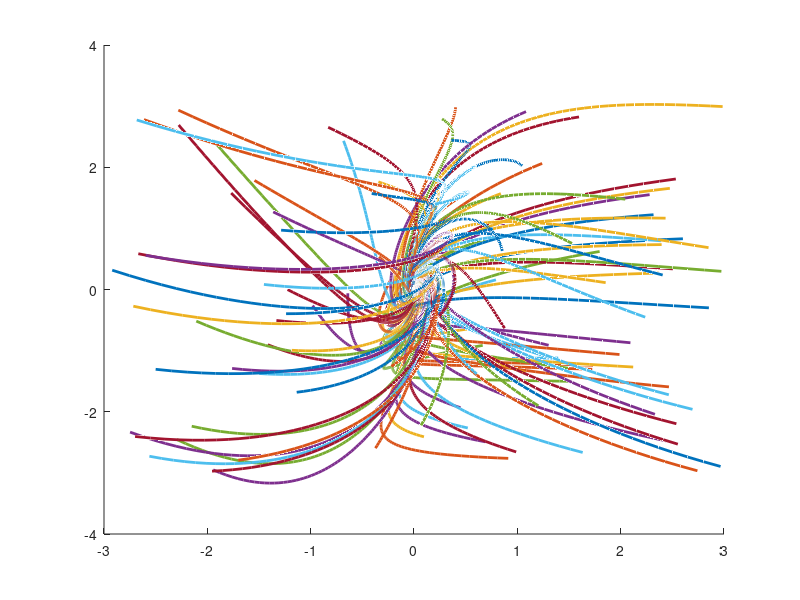

Here is the MATLAB script that generated this plot: (Note: this script raises an error after producing the figure.)
%% ========================================================================
%  Closed-Loop Simulation and Plots
%  Benchmark: Lorenz Network with Fully-Interconnected Topology
%
%  Companion code for:
%    "From Data to Control: A Formal Compositional Framework for
%     Large-Scale Interconnected Networks" (arXiv:2409.12469)

%  Simulates the FULL network of N = 1000 Lorenz subsystems under the
%  data-driven decentralized controller synthesized by
%  Lorenz_Fully_Network.m, and plots closed-loop trajectories of 120
%  randomly chosen subsystems with the certificate level sets and the
%  regions of interest. The dynamics are evaluated in vectorized form
%  (identical mathematics, fast enough for the full network).
%% ========================================================================

clc
clear
close all

rng(1)                          % fix random initial conditions

%% ===================== Setup ============================================

control_on = 1;                 % 1: closed loop, 0: open loop

sigma  = 10;                    % Lorenz parameters
rho    = 28;
beta_L = 8/3;

N = 1000;                       % number of subsystems (full network)

d = 1e-5;                       % coupling: each component k of subsystem i
                                % receives  -d * sum_{j~=i} x_{j_k}
                                % (i.e., D_i = -1e-5*I_3, as in the paper)

Xmat = 3 * (-1 + 2 * rand(3, N));   % initial states in X0 = [-3,3]^3

%% ===================== Simulation (forward Euler, vectorized) ===========

tau   = 1e-4;                   % integration step
tspan = 1;                      % simulation time
T     = tspan / tau;

States = zeros(T + 1, 3 * N);
States(1, :) = Xmat(:).';

for i = 1:T

    X1 = Xmat(1, :);  X2 = Xmat(2, :);  X3 = Xmat(3, :);

    % controller synthesized by Lorenz_Fully_Network.m (paper values)
    u1 = -4.3235*X1.^2 + 12.7482*X1.*X2 - 3.3942*X1.*X3 - 3.5729*X2.^2 ...
         + 1.9325*X2.*X3 + 4.4843*X3.^2 - 552.0742*X1 + 33.4933*X2 ...
         + 138.1536*X3;
    u2 = -38.2107*X1.^2 + 15.2541*X1.*X2 - 3.8777*X1.*X3 - 0.68325*X2.^2 ...
         + 5.0418*X2.*X3 - 13.4643*X3.^2 + 160.3163*X1 - 165.9182*X2 ...
         + 145.0549*X3;
    u3 = 9.5672*X1.^2 + 2.8845*X1.*X2 - 19.0905*X1.*X3 - 6.0917*X2.^2 ...
         + 13.9545*X2.*X3 + 2.4699*X3.^2 - 254.5404*X1 - 140.8946*X2 ...
         - 181.1664*X3;

    % local Lorenz dynamics
    f = [ -sigma*X1 + sigma*X2;
           rho*X1 - X2 - X1.*X3;
          -beta_L*X3 + X1.*X2 ];

    % fully-interconnected coupling: -d*(sum_j x_{j_k} - x_{i_k})
    coupling = -d * (sum(Xmat, 2) - Xmat);

    Xmat = Xmat + tau * (f + control_on * [u1; u2; u3] + coupling);

    States(i + 1, :) = Xmat(:).';

end

%% ===================== Plots ============================================

num_plots = 120;                % subsystems to plot

figure
hold on;

random_subs = randperm(N, num_plots);

for i = 1:num_plots
    sub_idx = random_subs(i);
    plot3(States(:, 3*sub_idx - 2), States(:, 3*sub_idx - 1), ...
          States(:, 3*sub_idx), 'LineWidth', 2, 'LineStyle', '-');
end

% ----- per-subsystem certificate level sets {S_i = eta_i}, {S_i = mu_i} ----
S_i = @(x1, x2, x3) 4.6885.*x1.^2 - 1.2132.*x1.*x2 - 0.4946.*x1.*x3 ...
                  + 1.4175.*x2.^2 + 0.37465.*x2.*x3 + 1.5099.*x3.^2;

eta_i = 98.2169;                % initial level set
mu_i  = 100.6141;               % unsafe level set

g_range = linspace(-20, 20, 400);
[g1, g2, g3] = meshgrid(g_range, g_range, g_range);

V_eta = S_i(g1, g2, g3) - eta_i;
V_mu  = S_i(g1, g2, g3) - mu_i;

s1 = isosurface(g1, g2, g3, V_eta, 0);        % {S_i = eta_i} in green
p1 = patch(s1);
isonormals(g1, g2, g3, V_eta, p1);
set(p1, 'FaceColor', 'green', 'EdgeColor', 'none', 'FaceAlpha', 0.3);

s2 = isosurface(g1, g2, g3, V_mu, 0);         % {S_i = mu_i} in red
p2 = patch(s2);
isonormals(g1, g2, g3, V_mu, p2);
set(p2, 'FaceColor', 'red', 'EdgeColor', 'none', 'FaceAlpha', 0.3);

% ----- regions of interest -------------------------------------------------
X0_bound  = 3 * [-1 1; -1 1; -1 1];    % initial set
X1_bound1 = [-20 -4; -20 -15;  4  20]; % unsafe box 1
X1_bound2 = [  5 20;  11  20;  4  20]; % unsafe box 2
X1_bound3 = [  5 20;  11  20; -20 -4]; % unsafe box 3

calcVertices = @(b) [b(1,1), b(2,1), b(3,1); ...
                     b(1,2), b(2,1), b(3,1); ...
                     b(1,2), b(2,2), b(3,1); ...
                     b(1,1), b(2,2), b(3,1); ...
                     b(1,1), b(2,1), b(3,2); ...
                     b(1,2), b(2,1), b(3,2); ...
                     b(1,2), b(2,2), b(3,2); ...
                     b(1,1), b(2,2), b(3,2)];

plotFace = @(v, f, c) fill3(v(f, 1), v(f, 2), v(f, 3), c, ...
                            'FaceAlpha', 0.4, 'EdgeColor', 'none');

verts0 = calcVertices(X0_bound);
verts1 = calcVertices(X1_bound1);
verts2 = calcVertices(X1_bound2);
verts3 = calcVertices(X1_bound3);

faces = [1 2 6 5; 2 3 7 6; 3 4 8 7; 4 1 5 8; 1 2 3 4; 5 6 7 8];

for i = 1:size(faces, 1)
    plotFace(verts0, faces(i, :), 'b');       % initial set (blue)
    plotFace(verts1, faces(i, :), 'r');       % unsafe box 1 (red)
    plotFace(verts2, faces(i, :), 'r');       % unsafe box 2 (red)
    plotFace(verts3, faces(i, :), 'r');       % unsafe box 3 (red)
end

% ----- axes and styling ------------------------------------------------------
xlabel('$x_1$', 'Interpreter', 'latex', 'FontSize', 24, 'FontWeight', 'bold');
ylabel('$x_2$', 'Interpreter', 'latex', 'FontSize', 24, 'FontWeight', 'bold');
zlabel('$x_3$', 'Interpreter', 'latex', 'FontSize', 24, 'FontWeight', 'bold');
axis equal;
grid on;
set(gca, 'TickLabelInterpreter', 'latex', 'FontSize', 28)
set(gca, 'GridLineStyle', ':', 'GridAlpha', 1, 'LineWidth', 1);
box on;
view(3);

xlim([-20 20]);
ylim([-20 20]);
zlim([-20 20]);
